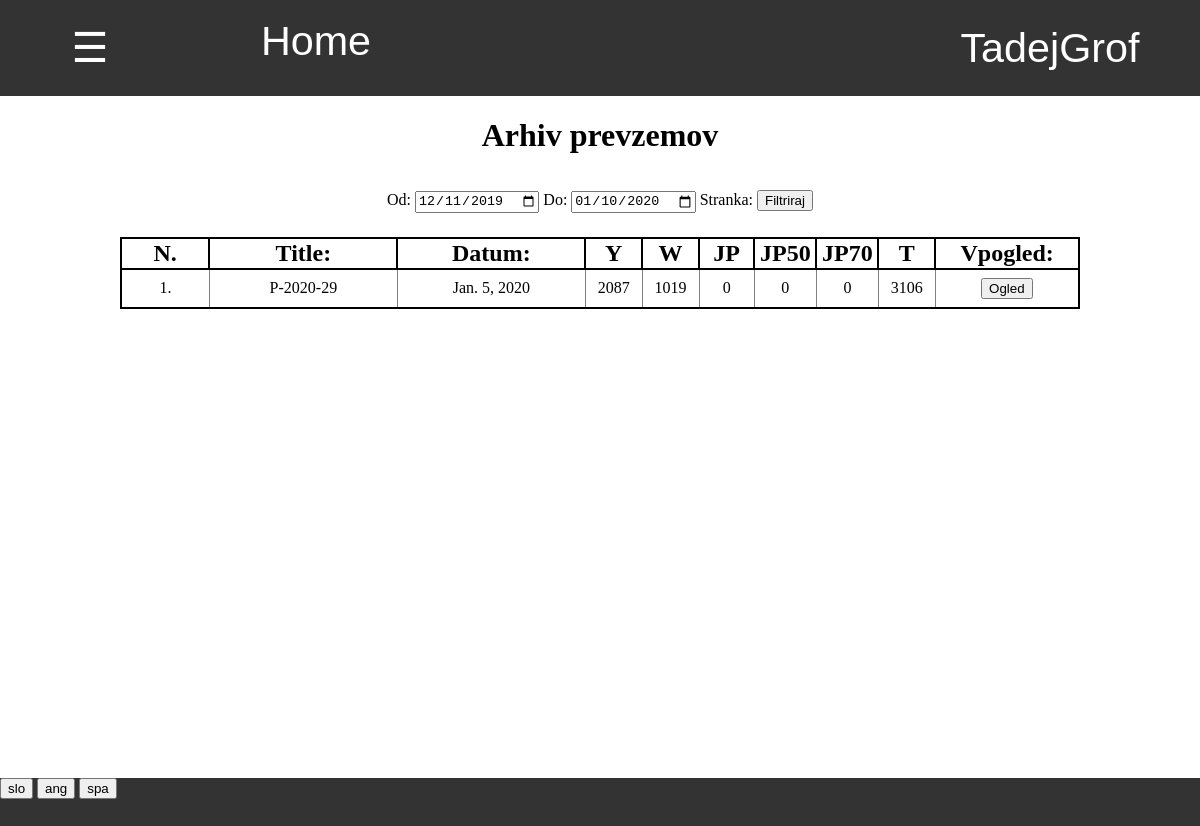
/zaloga/1/prevzem/arhiv/ (signed in), run on an earlier commit of the app's database.
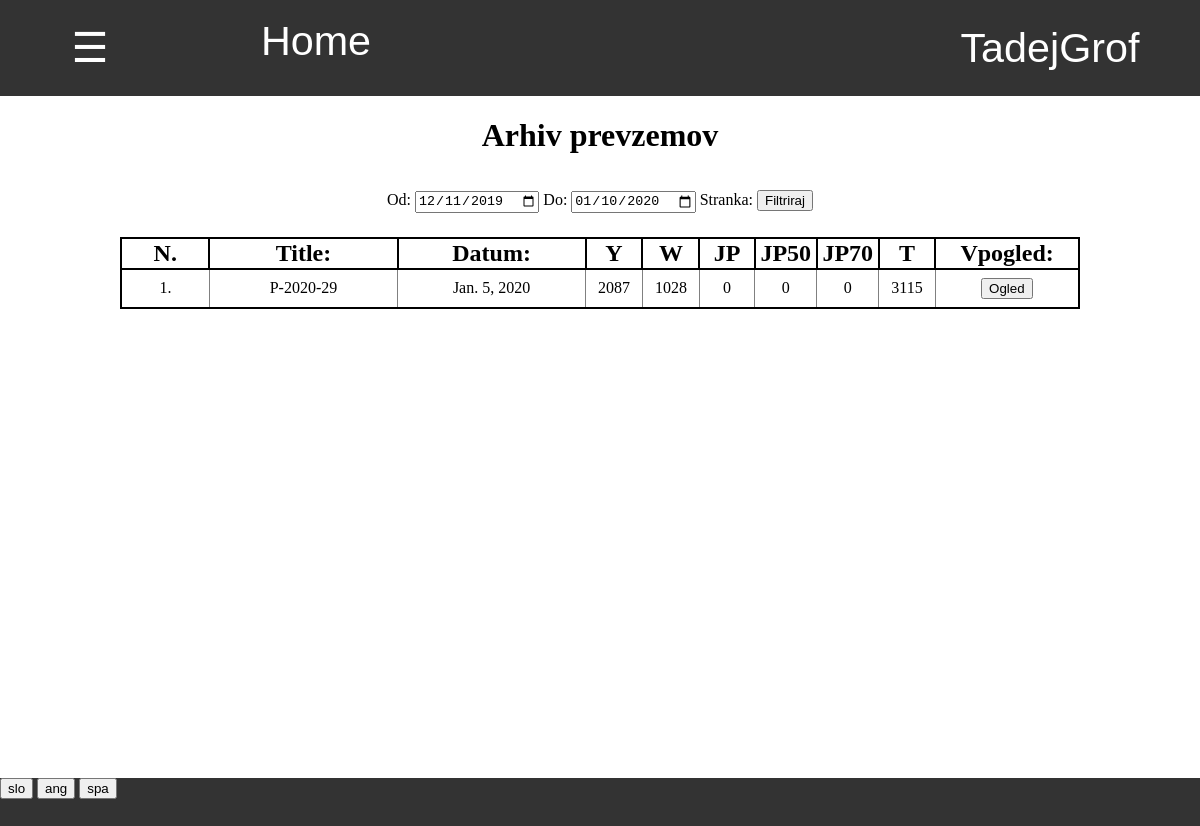
And on a later commit of the database.
### program/models.py (models this page shows)
class Profil(models.Model):
    user = models.OneToOneField(User,on_delete=models.CASCADE)
    jezik =  models.CharField(default="spa",max_length=3, choices=JEZIKI)

### zaloga/models.py (models this page shows, shortened)
class Baza(models.Model):
    author = models.ForeignKey(User,default=1, on_delete=models.CASCADE)
    title = models.CharField(default="",max_length=15)
    datum = models.DateField(default=timezone.now)
    zaloga = models.ForeignKey(Zaloga, default=1 ,on_delete=models.CASCADE)
    status = models.CharField(default="aktivno",max_length=10)
    sprememba_zaloge = models.IntegerField(default = -1)
    tip = models.CharField(default="prevzem",max_length=20, choices=TIPI_BAZE)
    kontejner = models.OneToOneField(Kontejner,null=True,default=None,blank=True, on_delete=models.CASCADE)
    popust = models.IntegerField(default = None, null=True, blank=True)
    stranka = models.ForeignKey(Stranka, on_delete=models.CASCADE, default=None, null=True, blank=True)
    cas = models.TimeField(default=None,null=True,blank=True)
    dnevna_prodaja = models.ForeignKey(Dnevna_prodaja, on_delete=models.CASCADE, default=None, null=True, blank=True)
    prevoz = models.DecimalField(default=None,null=True,blank=True,max_digits=5, decimal_places=2)

class Vnos(models.Model):
    dimenzija = models.ForeignKey(Dimenzija,default=0,on_delete=models.CASCADE)
    tip = models.CharField(default="Y", choices=TIPI_SESTAVINE, max_length=10)
    stevilo = models.IntegerField()
    baza = models.ForeignKey(Baza,default=0, on_delete=models.CASCADE)
    cena = models.DecimalField(decimal_places=2,max_digits=5,default=None,null=True,blank=True)
    sprememba = models.ForeignKey(Sprememba,default=None,null=True,blank=True,on_delete=models.CASCADE)

### zaloga/views.py (the view)
# urls.py: path('arhiv/', views.arhiv, name='arhiv_baz'),
@login_required
def arhiv(request,zaloga, tip_baze):
    if request.method == "GET":
        danes = datetime.date.today().strftime('%Y-%m-%d')
        pred_mescem =  (datetime.date.today() - datetime.timedelta(days=30)).strftime('%Y-%m-%d')
        zacetek = request.GET.get('zacetek', pred_mescem)
        konec = request.GET.get('konec', danes)
        stranke = Stranka.objects.all()
        stranka = None
        if tip_baze == "dnevna_prodaja":
            baze = Dnevna_prodaja.objects.filter(zaloga=zaloga,datum__gte=zacetek, datum__lte=konec).prefetch_related('baza_set').order_by('-datum')
        else:
            baze = Baza.objects.filter(zaloga=zaloga,tip=tip_baze,status='veljavno',datum__gte=zacetek, datum__lte=konec).prefetch_related('vnos_set','stranka').order_by('-datum','-cas')
            stranka = request.GET.get('stranka','all')
            if tip_baze == "vele_prodaja" and stranka != "all":
                stranka = int(stranka)
                baze = baze.filter(stranka__id = stranka)
        zaloga = Zaloga.objects.get(pk =zaloga)
        return pokazi_stran(request, 'zaloga/arhiv_baz.html', {'zaloga':zaloga,'baze': baze, 'tip': tip_baze,'zacetek':zacetek,'konec':konec,'stranka':stranka,'stranke':stranke})

### program/models.py (called while the page is built)
    @property
    def vrni_jezike(self):
        return JEZIKI

### zaloga/models.py (called while the page is built)
    @property
    def vrni_tipe(self):
        return TIPI_SESTAVINE

### zaloga/templatetags/zaloga_exstras.py (called while the page is built)
@register.filter(name='skupno')
def skupno(baza,tip):
    skupno = 0
    for vnos in baza.vnos_set.all():
        if tip == "all":
            skupno += vnos.stevilo
        elif tip == vnos.tip:
            skupno += vnos.stevilo
    return skupno

@register.filter
def keyvalue(dict, key):
    return dict[key]

### zaloga/views.py (called while the page is built)
def vrni_slovar(request):
    with open('slovar.json') as dat:
        slovar = json.load(dat)
    return slovar

def pokazi_stran(request, html, baze={}):
    slovar = {'prodaja':prodaja,'program':program,'slovar':vrni_slovar(request),'jezik':request.user.profil.jezik}
    slovar.update(baze)
    if not 'zaloga' in baze:
        slovar.update({'zaloga':zaloga})
    slovar.update({'zaloga_pk':slovar['zaloga'].pk})
    return render(request, html, slovar)

### zaloga/templates/zaloga/arhiv_baz.html (shortened to what this page needs)
{% extends 'program/base.html' %}
{% load zaloga_exstras %}
{% block content %}
<h1>
{% if tip == 'prevzem' %}
    {{slovar|keyvalue:'Arhiv prevzemov'|keyvalue:jezik}}
{% elif tip == 'odpis' %}
    {{slovar|keyvalue:'Arhiv odpisov'|keyvalue:jezik}}
{% elif tip == 'inventura' %}
    {{slovar|keyvalue:'Arhiv inventur'|keyvalue:jezik}}
{% elif tip == 'vele_prodaja' %}
    {{slovar|keyvalue:'Arhiv vele prodaj'|keyvalue:jezik}}
{% elif tip == 'dnevna_prodaja' %}
    {{slovar|keyvalue:'Arhiv dnevnih prodaj'|keyvalue:jezik}}
{% endif %}
</h1>
<div class="filter" style="margin-top:3%">
    <form action="{% url 'arhiv_baz' zaloga_pk tip %}" method="GET">
        {{slovar|keyvalue:'Od'|keyvalue:jezik}}: <input type="date" value="{{zacetek}}" name="zacetek">
        {{slovar|keyvalue:'Do'|keyvalue:jezik}}: <input type="date" value="{{konec}}" name="konec">
        {{slovar|keyvalue:'Stranka'|keyvalue:jezik}}:
        <input type="submit" value="{{slovar|keyvalue:'Filtriraj'|keyvalue:jezik}}">
    </form>
</div>
<div class="table">
    {% if tip == "vele_prodaja" %}
    <table class="tabela_vnosov">
        <tr class="header">
            <th width="15%">{{slovar|keyvalue:'Faktura'|keyvalue:jezik}}:</th>
            <th width="15%">{{slovar|keyvalue:'Stranka'|keyvalue:jezik}}:</th>
            <th width="35%">{{slovar|keyvalue:'Datum'|keyvalue:jezik}}:</th>
            <th width="25%">{{slovar|keyvalue:'Skupna cena'|keyvalue:jezik}}:</th>
            <th width="15%">{{slovar|keyvalue:'Ogled'|keyvalue:jezik}}</th>
        </tr>
        {% for baza in baze %}
            <tr>
                <td> {{baza.title}} </td>
                <td> {{baza.stranka.ime}} </td>
                <td> {{baza.datum}} </td>
                <td> {{baza.skupna_cena}} $</td>
                <td>
                    <form action="{% url 'baza' zaloga_pk 'vele_prodaja' baza.pk %}" method="GET">
                        <input type="submit" value="{{slovar|keyvalue:'Ogled'|keyvalue:jezik}}">
                    </form>
                </td>
            </tr>
        {% endfor %}
    </table>
    {% else %}
    <table class="tabela_vnosov">
        <tr class="header">
            <th width="8%"> N. </th>
            <th width="17%"> {{slovar|keyvalue:'Title'|keyvalue:jezik}}: </th>
            <th width="17%"> {{slovar|keyvalue:'Datum'|keyvalue:jezik}}: </th>
            {% if tip != 'inventura' %}
            {% for tip in zaloga.vrni_tipe %}
            <th width="5%"> {{tip.0}} </th>
            {% endfor %}
            <th width="5%"> T </th>
            {% endif %}
            <th width="13%"> {{slovar|keyvalue:'Vpogled'|keyvalue:jezik}}: </th>
        </tr>
        {% for baza in baze %}
        <tr>
            <td> {{forloop.counter}}. </td>
            <td> {{baza.title}} </td>
            <td> {{baza.datum}} </td>
            {% if tip != 'inventura' %}
            {% for tip in zaloga.vrni_tipe %}
            <td> {{baza|skupno:tip.0}} </td>
            {% endfor %}
            <td> {{baza|skupno:'all'}} </td>
            {% endif %}
            <td>
                <form action="{% url 'baza' zaloga_pk tip baza.pk %}" method="GET">
                    <input type="submit" value="{{slovar|keyvalue:'Ogled'|keyvalue:jezik}}">
                </form>
            </td>
        </tr>
        {% endfor %}
    </table>
    {% endif %}
</div>
{% endblock %}

### program/templates/program/base.html (shortened to what this page needs)
{% load staticfiles %}
{% load zaloga_exstras %}
<html>
    <head>
        <link rel="stylesheet" href="{% static 'css/footer.css' %}">
    </head>
    <body>
        {% include "css/navbar.html" %}
        <div style=";width:100%;height:85.2%;vertical-align:top;text-align:center;overflow:auto">
            {% block content %}
            {% endblock %}
        </div>
        <div class="footer">
            {% for jezik in program.vrni_jezike %}
                <form style="display:inline-block" action="{% url 'spremeni_jezik' %}" method="POST">
                    <input type="submit" value="{{jezik.0}}">
                </form>
            {% endfor %}
        </div>
    </body>
</html>

### program/templates/css/navbar.html (shortened to what this page needs)
{% load zaloga_exstras %}
<div id="navbar" class="navbar">
    <button onclick="odpri()" class="nav" style="width:15%"> ☰ </button>
    <a style="width:20%" href="/">Home</a>
    <div class="racun dropdown" id="racun">
        <button class="dropbtn" >{{ user.get_username }}
        </button>
    </div>
</div>

### program/static/css/footer.css (style rules this page uses)
div.footer { display:block; width:100%; height:6%; background:#333; }
div { margin: 0%; padding: 0%; }
div input { margin: 0%; }
div form { margin:0%; padding: 0% }

### program/templates/program/base.html (style rules this page uses)
body { margin: 0%; padding: 0%; overflow:hidden; }
div { margin: 0%; padding: 0%; }

### program/templates/css/tabele.html (style rules this page uses)
table.tabela_vnosov { width:100%; border-spacing:0; border: 2px solid black; border-collapse: collapse; padding:0.5% }
table.tabela_vnosov th { border: 2px solid black; border-collapse: collapse; font-size: 150%; }
table.tabela_vnosov td { font-size: 100%; text-align: center; border: 1px solid grey; padding: 1vmin; border-collapse: collapse; }

### program/templates/css/navbar.html (style rules this page uses)
.navbar { overflow: hidden; background-color: #333; font-family: Arial; height:12% }
.navbar a { float: left; font-size: 5vmin; color: white; text-align: center; padding: 18px 16px; text-decoration:none; height:100%; }
.navbar .dropdown, .nav { float: left; height:100%; width:100%; margin:0; overflow:hidden; }
.navbar .dropdown .dropbtn, .nav { font-size: 5vmin; border: none; outline: none; color: white; padding: 12px 16px; width:100%; height:100%; background-color: inherit; font-family: inherit; margin: 0; }
.navbar .racun { float:right; width:300px; overflow:hidden }

### zaloga/templates/zaloga/arhiv_baz.html (style rules this page uses)
div.table { display:inline-block; margin-top:2%; width:80%; overflow: auto }

What changed in the data, as far as the page shows it:
changed through a linked row, Baza: stevilo "3106" → "3115"
Also different on the page:
new list line: "1028"
list line gone: "1019"
